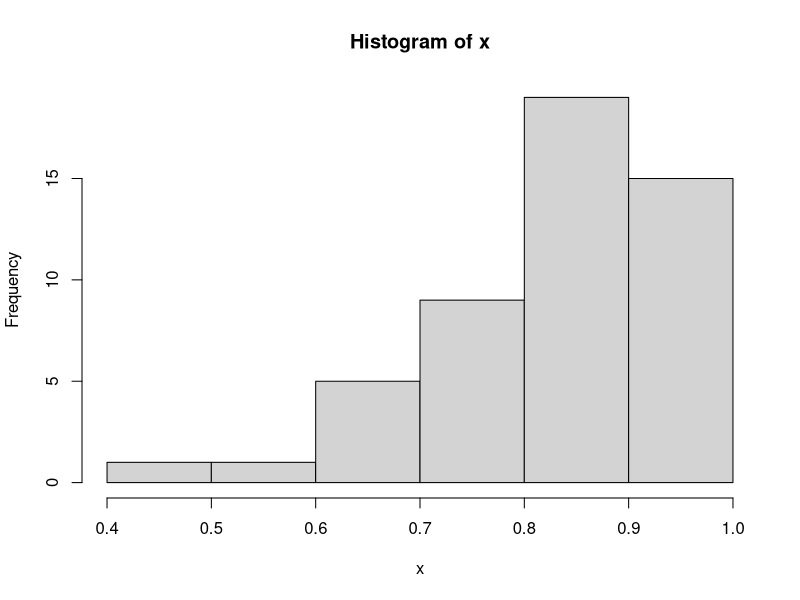

The R script that drew this image:
library(lmtest)

set.seed(50)
x <- rbeta(50, 5, 1)
x
hist(x)

# 12.3
-2 *log((5^(50) * prod(x^(4))) / ((-50/sum(log(x)))^(50) * prod(x^((-50)/(sum(log(x))) - 1))))

-2 * log(
  ((5*sum(log(x)))/(-50))^(50)* prod(x)^(5 + 50/sum(log(x)))
)


# 12.4
set.seed(50)
y <- rpois(100, 3)
2*3*100 -2*mean(y)*100 -2*sum(y)*log(3/mean(y))

# HW 7
# 2 d)
set.seed(123)
x <- rexp(50, 0.05)
-2*50*log(mean(x) / 20) -2*50*(1 - mean(x) / 20)
mean(x)



#####  Test 1 Q2 d)
x <- c(4.5, 2.5, 2.8, 4.4, 2.4, 0.4, 2.7, 2.6, 2.0, 2.4, 2.6, 3.2)

sum((x/2)^(2))
sum(x^2)/1.5^(2)
sum(x^2)/4

sqrt(sum(x^2) / qgamma(0.975, shape = 12, scale = 2))

qgamma(0.05, shape = 12, scale = 2)
qchisq(0.95, 1)

exp(qchisq(0.95, 1) / (-2))
